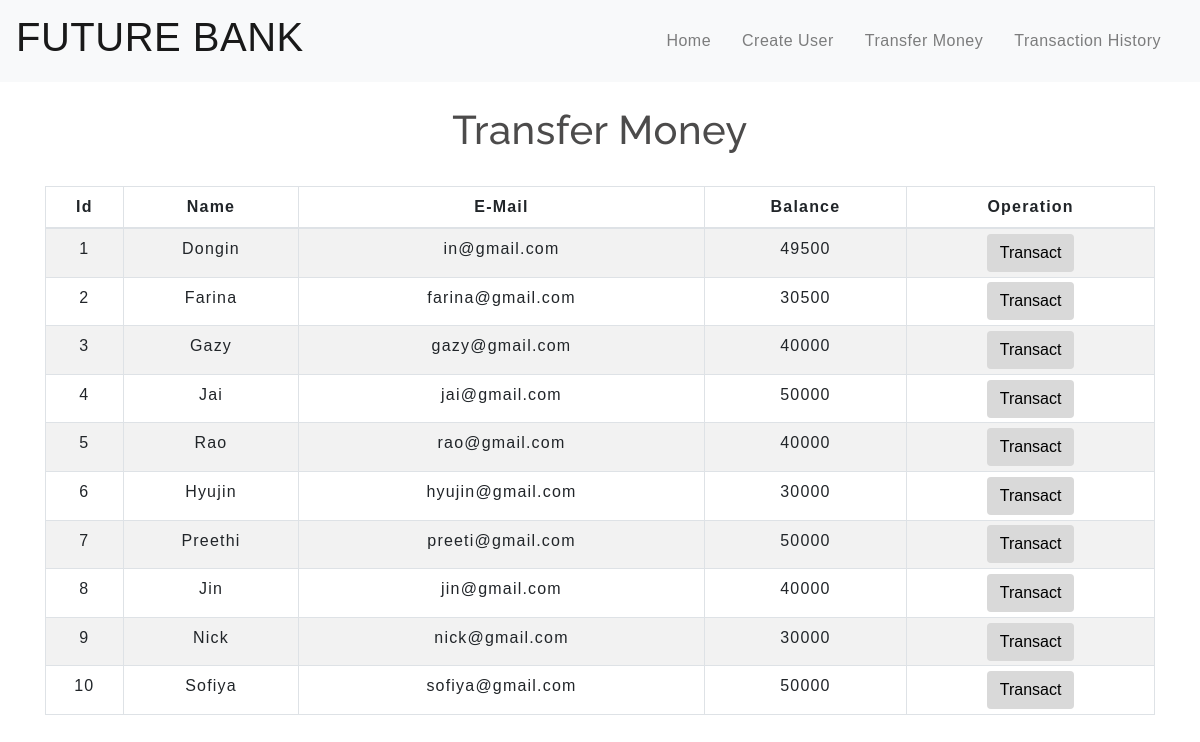
The app's page /transfermoney.php with its own data.
### tables this page shows
CREATE TABLE `users` (
  `id` int(3) NOT NULL,
  `name` text NOT NULL,
  `email` varchar(30) NOT NULL,
  `balance` int(8) NOT NULL
);

### transfermoney.php (the view, shortened to what this page needs)
<!DOCTYPE html>
<html lang="en">
<head>
    <link rel="stylesheet" href="https://maxcdn.bootstrapcdn.com/bootstrap/4.0.0/css/bootstrap.min.css">
    <link rel="stylesheet" type="text/css" href="css/table.css">
    <link rel="stylesheet" type="text/css" href="css/navbar.css">
</head>
<body>
<?php
    include 'config.php';
    $sql = "SELECT * FROM users";
    $result = mysqli_query($conn,$sql);
?>
<?php
  include 'navbar.php';
?>
<div class="container">
        <h2 class="text-center pt-4">Transfer Money</h2>
        <br>
            <div class="row">
                <div class="col">
                    <div class="table-responsive-sm">
                    <table class="table table-hover table-sm table-striped table-condensed table-bordered">
                        <thead>
                            <tr>
                            <th scope="col" class="text-center py-2">Id</th>
                            <th scope="col" class="text-center py-2">Name</th>
                            <th scope="col" class="text-center py-2">E-Mail</th>
                            <th scope="col" class="text-center py-2">Balance</th>
                            <th scope="col" class="text-center py-2">Operation</th>
                            </tr>
                        </thead>
                        <tbody>
                <?php
                    while($rows=mysqli_fetch_assoc($result)){
                ?>
                    <tr>
                        <td class="py-2"><?php echo $rows['id'] ?></td>
                        <td class="py-2"><?php echo $rows['name']?></td>
                        <td class="py-2"><?php echo $rows['email']?></td>
                        <td class="py-2"><?php echo $rows['balance']?></td>
                        <td><a href="selecteduserdetail.php?id= <?php echo $rows['id'] ;?>"> <button type="button" class="btn">Transact</button></a></td>
                    </tr>
                <?php
                    }
                ?>
                        </tbody>
                    </table>
                    </div>
                </div>
            </div>
         </div>
</body>
</html>

### navbar.php (shortened to what this page needs)
<nav class="navbar navbar-expand-md navbar-light bg-light">
  <a class="navbar-brand" href="index.php"><h1>FUTURE BANK</h1></a>
    <div class="collapse navbar-collapse" id="collapsibleNavbar">
      <ul class="navbar-nav ml-auto">
        <li class="nav-item">
          <a class="nav-link" href="index.php">Home</a>
        </li>
        <li class="nav-item">
           <a class="nav-link" href="createuser.php">Create User</a>
        </li>
        <li class="nav-item">
          <a class="nav-link" href="transfermoney.php">Transfer Money</a>
        </li>
        <li class="nav-item">
          <a class="nav-link" href="transactionhistory.php">Transaction History</a>
        </li>
      </ul>
    </div>
   </nav>

### CSS/table.css (style rules this page uses)
* { padding: 0; margin: 0; box-sizing: border-box; font-family: sans-serif; }
h2 { font-size: 40px; }
table { letter-spacing: 1.2px; }
td { text-align: center; }
button { border:none; background: #d9d9d9; transition: 1s; }

### CSS/navbar.css (style rules this page uses)
.nav-link { margin-right: 15px; color:#2F363F; letter-spacing: 0.5px; transition: 0.5s; }
.navbar-brand { color: #4C4B4B; letter-spacing: 0.5px; }
h2 { color: #4C4B4B; letter-spacing: 0.5px; font-family: raleway; }

### transfermoney.php (style rules this page uses)
button { transition: 1.5s; }

### records on screen
users: id "1", name "Dongin", email "in@gmail.com", balance "49500"
users: id "2", name "Farina", email "farina@gmail.com", balance "30500"
users: id "3", name "Gazy", email "gazy@gmail.com", balance "40000"
users: id "4", name "Jai", email "jai@gmail.com", balance "50000"
users: id "5", name "Rao", email "rao@gmail.com", balance "40000"
users: id "6", name "Hyujin", email "hyujin@gmail.com", balance "30000"
users: id "7", name "Preethi", email "preeti@gmail.com", balance "50000"
users: id "8", name "Jin", email "jin@gmail.com", balance "40000"
users: id "9", name "Nick", email "nick@gmail.com", balance "30000"
users: id "10", name "Sofiya", email "sofiya@gmail.com", balance "50000"
